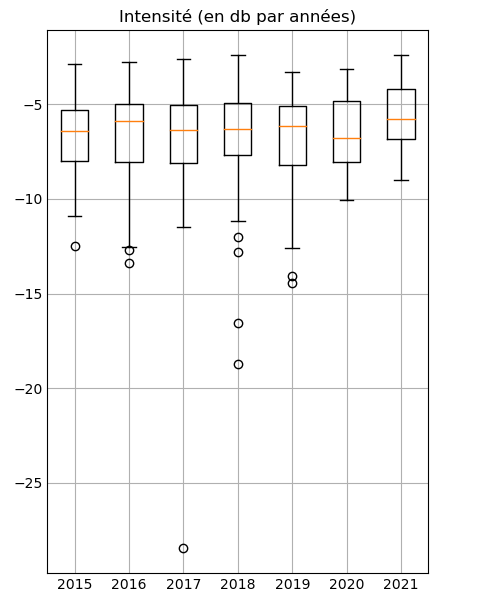

Reproduce this figure in Python.
from turtle import width
import sqlite3
import matplotlib.pyplot as plt
import numpy as np
import pandas as pd
import statistics



plt.style.use('_mpl-gallery')
bdd = sqlite3.connect('db\Sources_data.db')
cur = bdd.cursor()

# tableau fait par Sophana 
# date = 2015
# for i in range(0,3):
#        date = 2015 + i
#        text_date = str(date)
#        req = "SELECT loudness, name, popularity FROM chansons WHERE release_date LIKE '%" + text_date + "%' GROUP BY name, loudness ORDER BY popularity DESC  LIMIT 10 "
#        cur.execute(req)
#        print(cur.fetchall())

#_____________________________________________________________________________loud 2015
loud_moy_2015 = "select (loudness) from chansons Where release_date like '%2015%' order by popularity desc limit 50"
cur.execute(loud_moy_2015)
#resutat loud
res_loud_2015 = cur.fetchall()
# print(res_loud_2015)

# étape 1, passer de tuples à une liste de float 
a = list(res_loud_2015)
a = []
for i in range(0,len(res_loud_2015)):
    a.append(list(res_loud_2015[i]))

list_res_loud_2015 = []
for i in range(0,len(res_loud_2015)):
    list_res_loud_2015.append(a[i][0])
list_res_loud_2015

#trouver la moy et la dev standard 
moyenne_b = statistics.mean(list_res_loud_2015)
moy_loud_moy_2015 = statistics.mean(list_res_loud_2015)
print(moy_loud_moy_2015)
stdev_loud_moy_2015 = statistics.stdev(list_res_loud_2015)
print(stdev_loud_moy_2015)

#_____________________________________________________________________________________loud 2016
loud_2016 = "select (loudness) from chansons Where release_date like '%2016%' order by popularity desc limit 50"
cur.execute(loud_2016)
#variable
res_loud_2016 = cur.fetchall()
# print(res_loud_2016)

#tuple to float list 
a2016 = list(res_loud_2016)
a2016 = []
for i in range(0,len(res_loud_2016)):
    a2016.append(list(res_loud_2016[i]))
a2016

list_res_loud_2016 = []
for i in range(0,len(res_loud_2016)):
    list_res_loud_2016.append(a2016[i][0])
list_res_loud_2016

#trouver la moy et la dev standard 
moy_loud_2016 = statistics.mean(list_res_loud_2016)
print(moy_loud_2016)
stdev_loud_moy_2016 = statistics.stdev(list_res_loud_2016)
print(stdev_loud_moy_2016)

#_____________________________________________________________________________loud 2017
loud_2017 = "select (loudness) from chansons Where release_date like '%2017%' order by popularity desc limit 50"
cur.execute(loud_2017)
#resutat loud
res_loud_2017 = cur.fetchall()
# print(res_loud_moy_2017)

#tuple to float list 
a2017 = list(res_loud_2017)
a2017 = []
for i in range(0,len(res_loud_2017)):
    a2017.append(list(res_loud_2017[i]))
a2017

list_res_loud_2017 = []
for i in range(0,len(res_loud_2017)):
    list_res_loud_2017.append(a2017[i][0])
list_res_loud_2017

#trouver la moy et la dev standard 
moy_loud_2017 = statistics.mean(list_res_loud_2017)
print(moy_loud_2017)
stdev_loud_moy_2017 = statistics.stdev(list_res_loud_2017)
print(stdev_loud_moy_2017)

#________________________________________________________________loud 2018
loud_2018 = "select (loudness) from chansons Where release_date like '%2018%' order by popularity desc limit 50"
cur.execute(loud_2018)
#resutat loud
res_loud_2018 = cur.fetchall()
print(res_loud_2018)

#tuple to float list 
a2018 = list(res_loud_2018)
a2018 = []
for i in range(0,len(res_loud_2018)):
    a2018.append(list(res_loud_2018[i]))
a2018

list_res_loud_2018 = []
for i in range(0,len(res_loud_2018)):
    list_res_loud_2018.append(a2018[i][0])
list_res_loud_2018

#trouver la moy et la dev standard 
moy_loud_2018 = statistics.mean(list_res_loud_2018)
print(moy_loud_2018)
stdev_loud_moy_2018 = statistics.stdev(list_res_loud_2018)
print(stdev_loud_moy_2018)

#________________________________________________________________loud 2019
loud_2019 = "select (loudness) from chansons Where release_date like '%2019%' order by popularity desc limit 50"
cur.execute(loud_2019)
#resutat loud
res_loud_2019 = cur.fetchall()
print(res_loud_2019)

#tuple to float list 
a2019 = list(res_loud_2019)
a2019 = []
for i in range(0,len(res_loud_2019)):
    a2019.append(list(res_loud_2019[i]))
a2019

list_res_loud_2019 = []
for i in range(0,len(res_loud_2019)):
    list_res_loud_2019.append(a2019[i][0])
list_res_loud_2019

#trouver la moy et la dev standard 
moy_loud_2019 = statistics.mean(list_res_loud_2019)
print(moy_loud_2019)
stdev_loud_moy_2019 = statistics.stdev(list_res_loud_2019)
print(stdev_loud_moy_2019)

#________________________________________________________________loud 2020
loud_2020 = "select (loudness) from chansons Where release_date like '%2020%' order by popularity desc limit 50"
cur.execute(loud_2020)
#resutat loud
res_loud_2020 = cur.fetchall()
print(res_loud_2020)

#tuple to float list 
a2020 = list(res_loud_2020)
a2020 = []
for i in range(0,len(res_loud_2020)):
    a2020.append(list(res_loud_2020[i]))
a2020

list_res_loud_2020 = []
for i in range(0,len(res_loud_2020)):
    list_res_loud_2020.append(a2020[i][0])
list_res_loud_2020

#trouver la moy et la dev standard 
moy_loud_2020 = statistics.mean(list_res_loud_2020)
print(moy_loud_2020)
stdev_loud_moy_2020 = statistics.stdev(list_res_loud_2020)
print(stdev_loud_moy_2020)

#________________________________________________________________loud 2021
loud_2021 = "select (loudness) from chansons Where release_date like '%2021%' order by popularity desc limit 50"
cur.execute(loud_2021)
#resutat loud
res_loud_2021 = cur.fetchall()
print(res_loud_2021)

#tuple to float list 
a2021 = list(res_loud_2021)
a2021 = []
for i in range(0,len(res_loud_2021)):
    a2021.append(list(res_loud_2021[i]))
a2021

list_res_loud_2021 = []
for i in range(0,len(res_loud_2021)):
    list_res_loud_2021.append(a2021[i][0])
list_res_loud_2021

#trouver la moy et la dev standard 
moy_loud_2021 = statistics.mean(list_res_loud_2021)
print(moy_loud_2021)
stdev_loud_moy_2021 = statistics.stdev(list_res_loud_2021)
print(stdev_loud_moy_2021)

liste = [list_res_loud_2015, list_res_loud_2016, list_res_loud_2017, list_res_loud_2018, list_res_loud_2019, list_res_loud_2020, list_res_loud_2021]
# combine these different collections into a list    
data_to_plot = liste

# Create a figure instance
fig = plt.figure(1, figsize=(9, 6))

#Create an axes instance
ax = fig.add_subplot(121)

ax.set_xticklabels(['2015', '2016', '2017', '2018','2019', '2020', '2021'])

# Create the boxplot
bp = ax.boxplot(data_to_plot)

plt.title('Intensité (en db par années)')


# Save the figure
fig.savefig('diag_loud.png', bbox_inches='tight')
plt.show()
